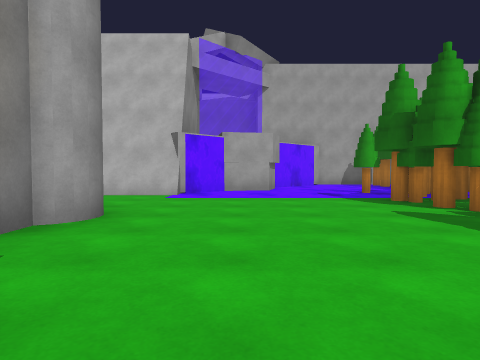
[1] (above)

16 first-person views from a walk through a scene from a Unity 3-D project. The camera is 1.2 m above the floor, tilts 2° down and sees 75° across. Doors are open. The floor is counted in squares, 2 m on a side. Each view is taken from the middle of a square. On the plan, view 1 faces up. The plan holds only what a view shows up to about 9 squares ahead; the rest is blank. The place goes on beyond the plan. The player character is not drawn. Surface patterns are stand-ins for the level's own textures.

[2]
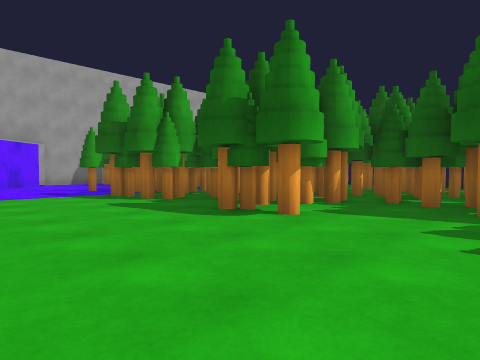

[3]
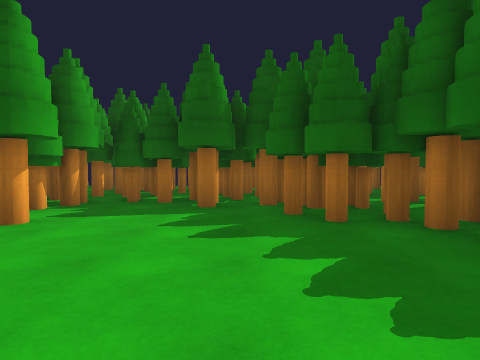

[4]
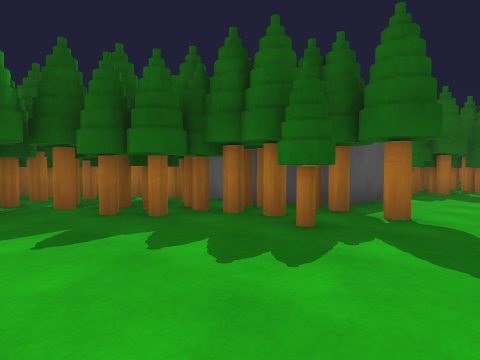

[5]
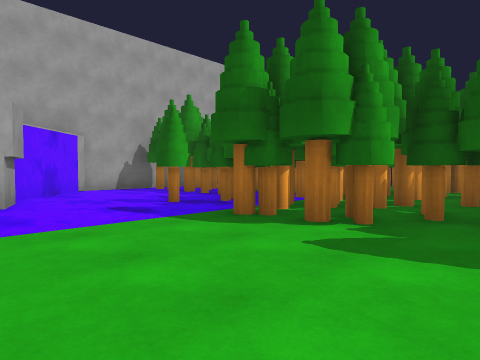

[6]
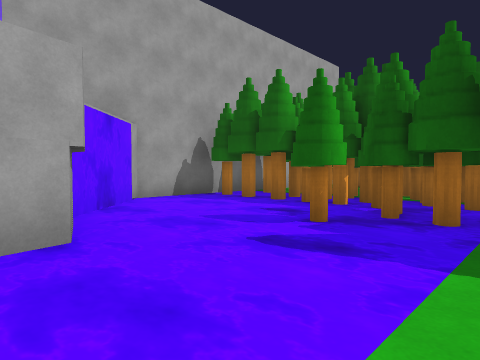

[7]
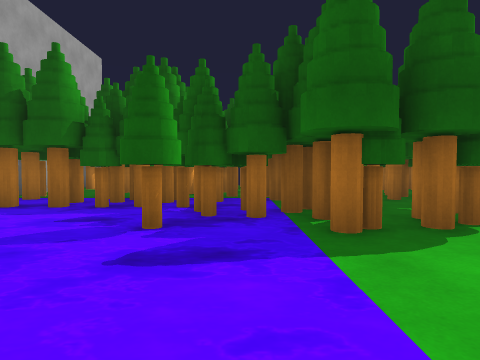

[8]
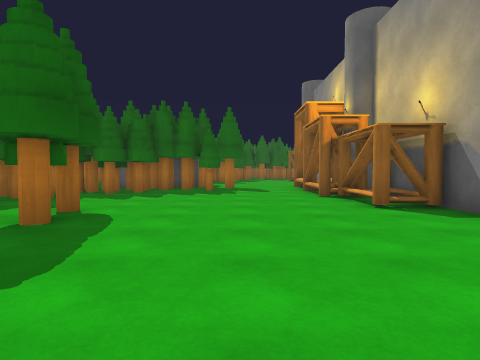

[9]
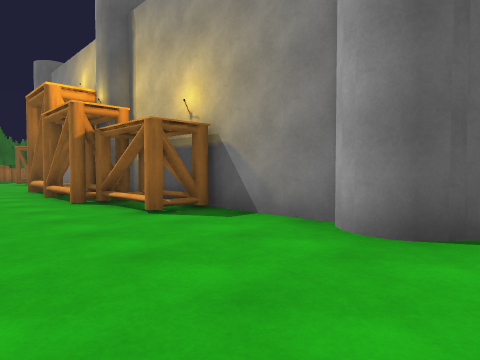

[10]
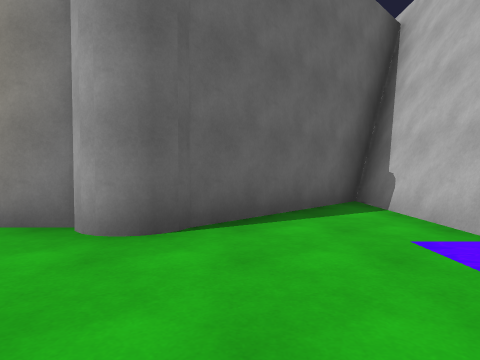

[11]
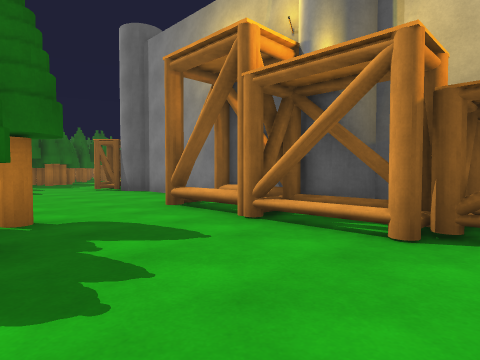

[12]
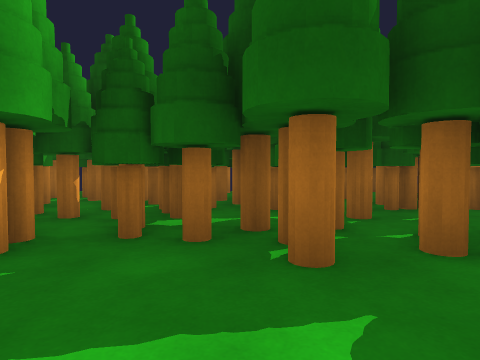

[13]
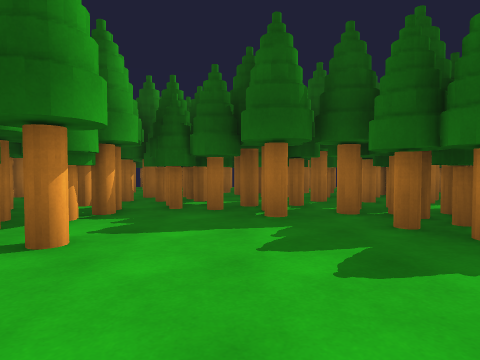

[14]
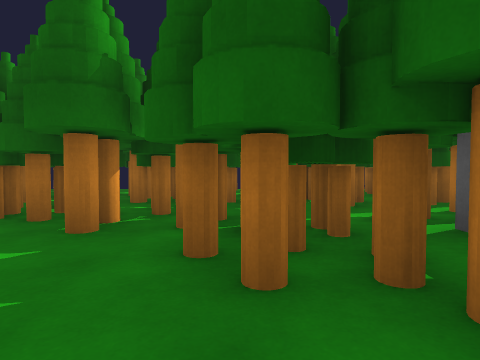

[15]
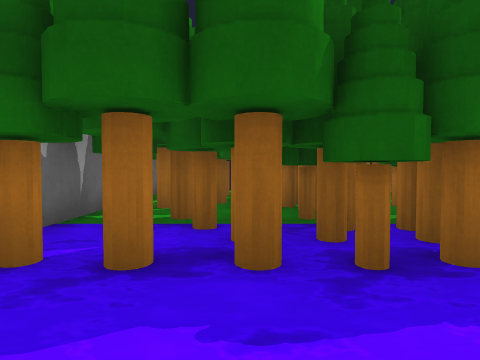

[16]
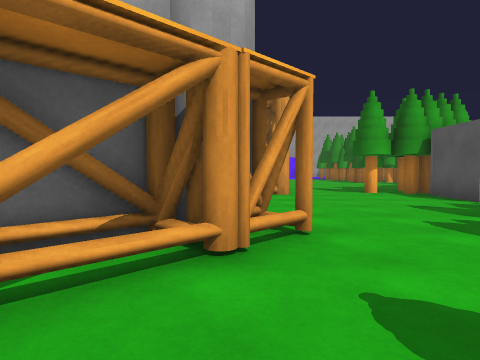

### Floor plan
Key: @ floor where view 1 was taken; # wall or solid block; . floor; ~ water the walk can cross; R rock; T tree; O other object.
Columns run from 5 left of view 1 to 8 right of it. Each row starts with its distance up from view 1.
 12        #######
 11       ##~~TTTT
 10      R#~~~TTTO
  9     #RR~~~TTTO
  8 #####~~~T~TTT
  7 ##..~~~~~TT T
  6  ##.....TTOT
  5   #.....TTTT
  4   ##.....TTTT
  3   #.....TTTTOO
  2   ##....T.TTTT
  1    OO......TTT
  0    #O@....TTTT
 -1    OO......TTO
 -2    #O....TTTTT
 -3    #O..TTTTTTT
 -4    O#.TTTTTTTO
 -5   #.....#  T
 -6   #.....#
 -7   #.....
 -8   ##...T
 -9   #O...T
-10  #O...OT
-11   O..  O
-12    .

Positions as (right, up) in squares from view 1, and headings:
1: (0, 0), facing up
2: (0, -1), facing up-right
3: (0, -1), facing right
4: (0, 0), facing down-right
5: (0, 3), facing up-right
6: (0, 6), facing up-right
7: (0, 7), facing right
8: (1, 6), facing down
9: (1, 5), facing down-left
10: (1, 5), facing left
11: (2, 0), facing down-left
12: (3, 0), facing right
13: (1, 0), facing right
14: (2, -2), facing right
15: (3, 10), facing right
16: (-2, -12), facing up
